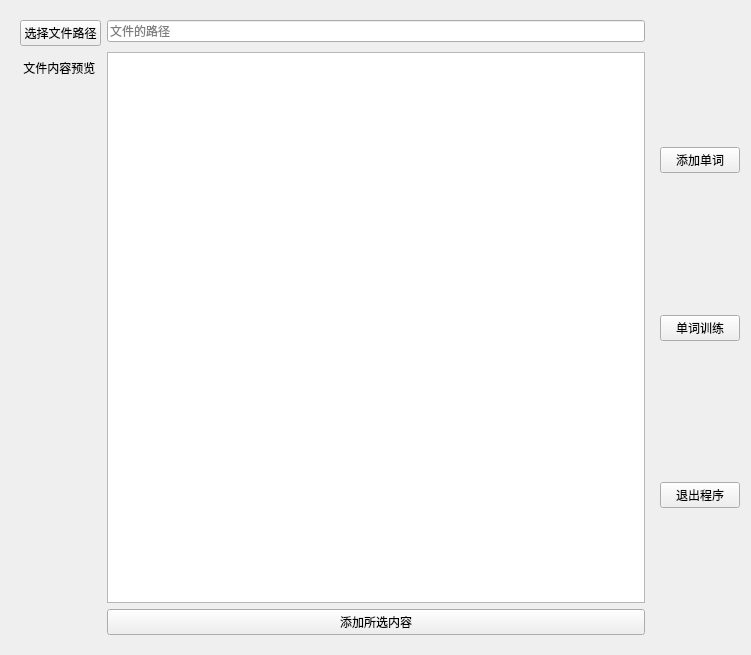
<?xml version="1.0" encoding="UTF-8"?>
<ui version="4.0">
 <class>Form</class>
 <widget class="QWidget" name="Form">
  <property name="geometry">
   <rect>
    <x>0</x>
    <y>0</y>
    <width>751</width>
    <height>655</height>
   </rect>
  </property>
  <property name="windowTitle">
   <string>Form</string>
  </property>
  <layout class="QGridLayout" name="gridLayout">
   <item row="0" column="1">
    <layout class="QVBoxLayout" name="verticalLayout">
     <item>
      <spacer name="verticalSpacer">
       <property name="orientation">
        <enum>Qt::Vertical</enum>
       </property>
       <property name="sizeHint" stdset="0">
        <size>
         <width>20</width>
         <height>40</height>
        </size>
       </property>
      </spacer>
     </item>
     <item>
      <widget class="QPushButton" name="pushButton_4">
       <property name="text">
        <string>添加单词</string>
       </property>
      </widget>
     </item>
     <item>
      <spacer name="verticalSpacer_2">
       <property name="orientation">
        <enum>Qt::Vertical</enum>
       </property>
       <property name="sizeHint" stdset="0">
        <size>
         <width>20</width>
         <height>40</height>
        </size>
       </property>
      </spacer>
     </item>
     <item>
      <widget class="QPushButton" name="pushButton_start_word_exercies">
       <property name="text">
        <string>单词训练</string>
       </property>
      </widget>
     </item>
     <item>
      <spacer name="verticalSpacer_3">
       <property name="orientation">
        <enum>Qt::Vertical</enum>
       </property>
       <property name="sizeHint" stdset="0">
        <size>
         <width>20</width>
         <height>40</height>
        </size>
       </property>
      </spacer>
     </item>
     <item>
      <widget class="QPushButton" name="pushButton_5">
       <property name="text">
        <string>退出程序</string>
       </property>
      </widget>
     </item>
     <item>
      <spacer name="verticalSpacer_4">
       <property name="orientation">
        <enum>Qt::Vertical</enum>
       </property>
       <property name="sizeHint" stdset="0">
        <size>
         <width>20</width>
         <height>40</height>
        </size>
       </property>
      </spacer>
     </item>
    </layout>
   </item>
   <item row="1" column="0">
    <layout class="QHBoxLayout" name="horizontalLayout"/>
   </item>
   <item row="0" column="0">
    <widget class="QStackedWidget" name="stackedWidget">
     <property name="currentIndex">
      <number>3</number>
     </property>
     <widget class="QWidget" name="page_start">
      <layout class="QGridLayout" name="gridLayout_2">
       <item row="0" column="0">
        <layout class="QVBoxLayout" name="verticalLayout_2">
         <item>
          <widget class="QTextBrowser" name="textBrowser">
           <property name="documentTitle">
            <string/>
           </property>
           <property name="html">
            <string>&lt;!DOCTYPE HTML PUBLIC &quot;-//W3C//DTD HTML 4.0//EN&quot; &quot;http://www.w3.org/TR/REC-html40/strict.dtd&quot;&gt;
&lt;html&gt;&lt;head&gt;&lt;meta name=&quot;qrichtext&quot; content=&quot;1&quot; /&gt;&lt;meta charset=&quot;utf-8&quot; /&gt;&lt;style type=&quot;text/css&quot;&gt;
p, li { white-space: pre-wrap; }
hr { height: 1px; border-width: 0; }
li.unchecked::marker { content: &quot;\2610&quot;; }
li.checked::marker { content: &quot;\2612&quot;; }
&lt;/style&gt;&lt;/head&gt;&lt;body style=&quot; font-family:'Microsoft YaHei UI'; font-size:9.75pt; font-weight:400; font-style:normal;&quot;&gt;
&lt;p align=&quot;center&quot; style=&quot; margin-top:0px; margin-bottom:0px; margin-left:0px; margin-right:0px; -qt-block-indent:0; text-indent:0px;&quot;&gt;&lt;span style=&quot; font-size:16pt;&quot;&gt;单词记忆助手&lt;/span&gt;&lt;/p&gt;
&lt;p align=&quot;justify&quot; style=&quot; margin-top:0px; margin-bottom:0px; margin-left:0px; margin-right:0px; -qt-block-indent:0; text-indent:0px;&quot;&gt;&lt;span style=&quot; font-size:14pt;&quot;&gt;      该程序主要用于单词的辅助记忆，它按照”艾宾浩斯遗忘曲线“的思想而设计。&lt;/span&gt;&lt;/p&gt;
&lt;p align=&quot;justify&quot; style=&quot; margin-top:0px; margin-bottom:0px; margin-left:0px; margin-right:0px; -qt-block-indent:0; text-indent:0px;&quot;&gt;&lt;span style=&quot; font-size:14pt;&quot;&gt;      使用说明：&lt;/span&gt;&lt;/p&gt;
&lt;p style=&quot; margin-top:0px; margin-bottom:0px; margin-left:0px; margin-right:0px; -qt-block-indent:0; text-indent:0px;&quot;&gt;&lt;span style=&quot; font-size:14pt;&quot;&gt;         1. 首先要参考我的”day1.txt“这个文件的格式来记录学习的单词，注意不要用字母标记单词的词性&lt;/span&gt;&lt;/p&gt;
&lt;p style=&quot; margin-top:0px; margin-bottom:0px; margin-left:0px; margin-right:0px; -qt-block-indent:0; text-indent:0px;&quot;&gt;&lt;span style=&quot; font-size:14pt;&quot;&gt;         2. 点击右边“添加单词”按钮，按照引导添加单词即可添加新的单词进入单词本&lt;/span&gt;&lt;/p&gt;
&lt;p style=&quot; margin-top:0px; margin-bottom:0px; margin-left:0px; margin-right:0px; -qt-block-indent:0; text-indent:0px;&quot;&gt;&lt;span style=&quot; font-size:14pt;&quot;&gt;         3. 点击右边“单词训练”按钮，即可开始学习&lt;/span&gt;&lt;/p&gt;
&lt;p style=&quot; margin-top:0px; margin-bottom:0px; margin-left:0px; margin-right:0px; -qt-block-indent:0; text-indent:0px;&quot;&gt;&lt;span style=&quot; font-size:14pt;&quot;&gt;         4. 要坚持每天都添加新单词进入单词本，而且坚持单词训练，才能取得成果，加油！&lt;/span&gt;&lt;/p&gt;
&lt;p style=&quot; margin-top:0px; margin-bottom:0px; margin-left:0px; margin-right:0px; -qt-block-indent:0; text-indent:0px;&quot;&gt;&lt;span style=&quot; font-size:14pt;&quot;&gt;      附录：&lt;/span&gt;&lt;/p&gt;
&lt;p style=&quot; margin-top:0px; margin-bottom:0px; margin-left:0px; margin-right:0px; -qt-block-indent:0; text-indent:0px;&quot;&gt;&lt;span style=&quot; font-size:14pt;&quot;&gt;      如有任何使用问题，或者有什么改进的建议，可以添加我的微信（15247837258）&lt;/span&gt;&lt;/p&gt;&lt;/body&gt;&lt;/html&gt;</string>
           </property>
          </widget>
         </item>
        </layout>
       </item>
      </layout>
     </widget>
     <widget class="QWidget" name="page_show_words">
      <layout class="QGridLayout" name="gridLayout_3">
       <item row="0" column="0">
        <layout class="QVBoxLayout" name="verticalLayout_3">
         <item>
          <widget class="QTextBrowser" name="textBrowser_2"/>
         </item>
        </layout>
       </item>
       <item row="1" column="0">
        <layout class="QHBoxLayout" name="horizontalLayout_2">
         <item>
          <spacer name="horizontalSpacer">
           <property name="orientation">
            <enum>Qt::Horizontal</enum>
           </property>
           <property name="sizeHint" stdset="0">
            <size>
             <width>40</width>
             <height>20</height>
            </size>
           </property>
          </spacer>
         </item>
         <item>
          <widget class="QPushButton" name="pushButton_continue">
           <property name="text">
            <string>继续</string>
           </property>
          </widget>
         </item>
         <item>
          <spacer name="horizontalSpacer_2">
           <property name="orientation">
            <enum>Qt::Horizontal</enum>
           </property>
           <property name="sizeHint" stdset="0">
            <size>
             <width>40</width>
             <height>20</height>
            </size>
           </property>
          </spacer>
         </item>
        </layout>
       </item>
      </layout>
     </widget>
     <widget class="QWidget" name="page_check_word">
      <layout class="QGridLayout" name="gridLayout_4">
       <item row="0" column="1">
        <layout class="QVBoxLayout" name="verticalLayout_4">
         <item>
          <widget class="QTextBrowser" name="textBrowser_3"/>
         </item>
         <item>
          <layout class="QHBoxLayout" name="horizontalLayout_6">
           <item>
            <spacer name="horizontalSpacer_6">
             <property name="orientation">
              <enum>Qt::Horizontal</enum>
             </property>
             <property name="sizeHint" stdset="0">
              <size>
               <width>40</width>
               <height>20</height>
              </size>
             </property>
            </spacer>
           </item>
           <item>
            <widget class="QPushButton" name="pushButton_6">
             <property name="text">
              <string>认识</string>
             </property>
            </widget>
           </item>
           <item>
            <spacer name="horizontalSpacer_5">
             <property name="orientation">
              <enum>Qt::Horizontal</enum>
             </property>
             <property name="sizeHint" stdset="0">
              <size>
               <width>40</width>
               <height>20</height>
              </size>
             </property>
            </spacer>
           </item>
           <item>
            <widget class="QPushButton" name="pushButton">
             <property name="text">
              <string>不认识</string>
             </property>
            </widget>
           </item>
           <item>
            <spacer name="horizontalSpacer_7">
             <property name="orientation">
              <enum>Qt::Horizontal</enum>
             </property>
             <property name="sizeHint" stdset="0">
              <size>
               <width>40</width>
               <height>20</height>
              </size>
             </property>
            </spacer>
           </item>
          </layout>
         </item>
         <item>
          <layout class="QHBoxLayout" name="horizontalLayout_5">
           <item>
            <spacer name="horizontalSpacer_3">
             <property name="orientation">
              <enum>Qt::Horizontal</enum>
             </property>
             <property name="sizeHint" stdset="0">
              <size>
               <width>40</width>
               <height>20</height>
              </size>
             </property>
            </spacer>
           </item>
           <item>
            <widget class="QPushButton" name="pushButton_7">
             <property name="text">
              <string>继续</string>
             </property>
            </widget>
           </item>
           <item>
            <spacer name="horizontalSpacer_4">
             <property name="orientation">
              <enum>Qt::Horizontal</enum>
             </property>
             <property name="sizeHint" stdset="0">
              <size>
               <width>40</width>
               <height>20</height>
              </size>
             </property>
            </spacer>
           </item>
          </layout>
         </item>
        </layout>
       </item>
      </layout>
     </widget>
     <widget class="QWidget" name="page">
      <layout class="QGridLayout" name="gridLayout_5">
       <item row="0" column="0">
        <layout class="QFormLayout" name="formLayout">
         <item row="0" column="0">
          <widget class="QPushButton" name="pushButton_2">
           <property name="text">
            <string>选择文件路径</string>
           </property>
          </widget>
         </item>
         <item row="1" column="1">
          <widget class="QTextBrowser" name="textBrowser_4"/>
         </item>
         <item row="0" column="1">
          <widget class="QLineEdit" name="lineEdit">
           <property name="readOnly">
            <bool>true</bool>
           </property>
           <property name="placeholderText">
            <string>文件的路径</string>
           </property>
          </widget>
         </item>
         <item row="1" column="0">
          <widget class="QLabel" name="label">
           <property name="text">
            <string> 文件内容预览</string>
           </property>
          </widget>
         </item>
         <item row="2" column="1">
          <widget class="QPushButton" name="pushButton_3">
           <property name="text">
            <string>添加所选内容</string>
           </property>
          </widget>
         </item>
        </layout>
       </item>
      </layout>
     </widget>
    </widget>
   </item>
  </layout>
 </widget>
 <resources/>
 <connections>
  <connection>
   <sender>pushButton_start_word_exercies</sender>
   <signal>clicked()</signal>
   <receiver>stackedWidget</receiver>
   <slot>show()</slot>
   <hints>
    <hint type="sourcelabel">
     <x>703</x>
     <y>323</y>
    </hint>
    <hint type="destinationlabel">
     <x>333</x>
     <y>323</y>
    </hint>
   </hints>
  </connection>
 </connections>
</ui>
